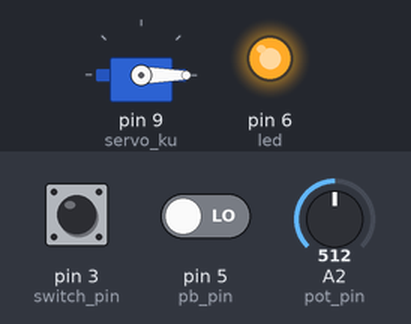
Bench run of a sketch on a simulated Arduino Uno, built with avr-gcc and run on an emulated ATmega328P. Shown: servo, output pins drawn as LEDs (lit = HIGH). The test bench sets the inputs (shaded band); at power-on: pin 3 (switch_pin) LOW, pin 5 (pb_pin) LOW, A2 (pot_pin) = 512. What the sketch prints to the serial monitor is not drawn.

Above: at 1.2 s.
1.3 s: pin 3 (switch_pin) pulled HIGH for 0.25 s
At 2.17 s:
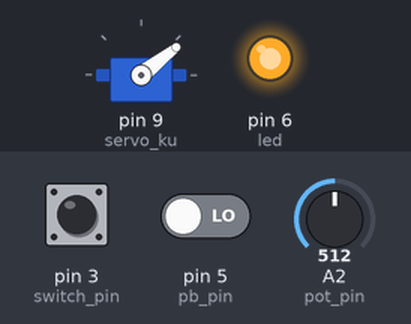
4.4 s: pin 5 (pb_pin) driven HIGH
At 5.9 s:
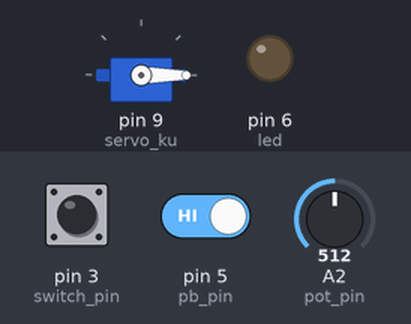
6.7 s: pin 3 (switch_pin) pulled HIGH for 1 s
At 7.59 s:
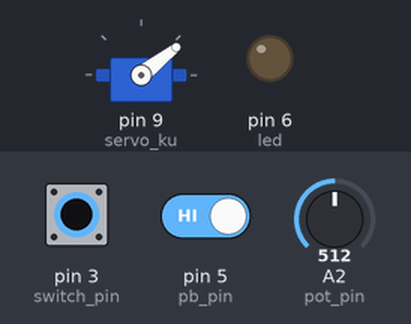
9.8 s: pin 5 (pb_pin) driven LOW
At 11.8 s:
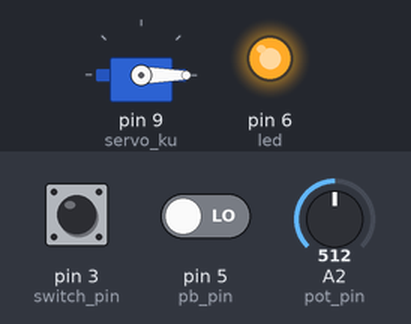
12.1 s: pin 3 (switch_pin) pulled HIGH for 3.2 s
At 13.31 s:
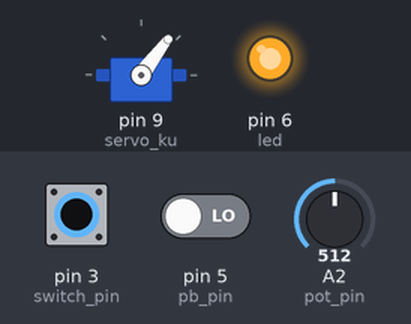
Timing chart, 0 to 17.6 s (numbered marks = the images above; inputs shaded):
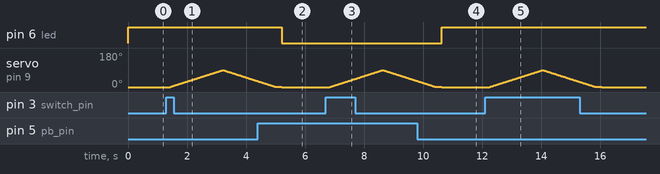

Measured:
- after the input at 1.3 s, servo on pin 9 (servo_ku): rises from 0° to 90° in 1.8 s, then falls to 31° in 1.2 s
- after the input at 4.4 s, pin 6 (led): HIGH → LOW after 0.82 s
- after the input at 6.7 s, servo on pin 9 (servo_ku): rises from 0° to 90° in 1.8 s, then falls to 32° in 1.2 s
- after the input at 9.8 s, pin 6 (led): LOW → HIGH after 0.83 s
- after the input at 12.1 s, servo on pin 9 (servo_ku): rises from 0° to 90° in 1.8 s, then falls to 0° in 2.0 s

The sketch:

Try_out_Arduino_Nano.ino
```cpp
#include <Servo.h>
Servo servo_ku;
int rotate;

const int led = 6;

const int pb_pin = 5;
int pb_status = 0;

const int switch_pin = 3;
int switch_status = 0;

const int pot_pin = A2;
int pot_status;

void setup() {
  // put your setup code here, to run once:

  Serial.begin (9600);

  pinMode (led, OUTPUT);
  pinMode (pb_pin, INPUT);
  pinMode (switch_pin, INPUT);
  pinMode (pot_pin, INPUT);

  servo_ku.attach (9);

}

void gerak_servo () {

  for (int r = 0; r < rotate; r++) {
    servo_ku.write (r);
    delay (20);
  }
  for (int r = rotate; r > 0; r--) {
    servo_ku.write (r);
    delay (20);
  }

}

void loop() {
  // put your main code here, to run repeatedly:

  pb_status = digitalRead (pb_pin);

   if (pb_status == 1) {
     digitalWrite (led, LOW);
   } else {
     digitalWrite (led, HIGH);
   }

  pot_status = analogRead (pot_pin);
  rotate = map (pot_status,0,1023,0,180);

  switch_status = digitalRead (switch_pin);

    if (switch_status == 1) {
      gerak_servo ();
    } else {
      servo_ku.write (0);
    }

   Serial.println (pot_status);
   delay (200);

}
```
